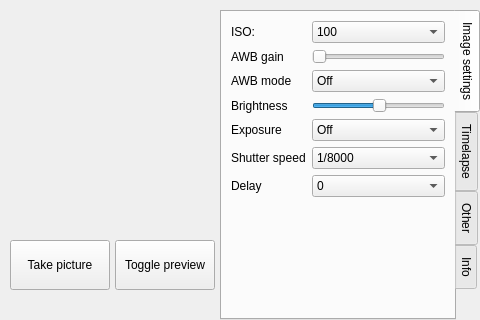
<?xml version="1.0" encoding="UTF-8"?>
<ui version="4.0">
 <class>Form</class>
 <widget class="QWidget" name="Form">
  <property name="geometry">
   <rect>
    <x>0</x>
    <y>0</y>
    <width>480</width>
    <height>320</height>
   </rect>
  </property>
  <property name="windowTitle">
   <string>MainWindow</string>
  </property>
  <widget class="QPushButton" name="btnShutter">
   <property name="geometry">
    <rect>
     <x>10</x>
     <y>240</y>
     <width>100</width>
     <height>50</height>
    </rect>
   </property>
   <property name="text">
    <string>Take picture</string>
   </property>
  </widget>
  <widget class="QPushButton" name="btnTogglePreview">
   <property name="geometry">
    <rect>
     <x>115</x>
     <y>240</y>
     <width>100</width>
     <height>50</height>
    </rect>
   </property>
   <property name="text">
    <string>Toggle preview</string>
   </property>
  </widget>
  <widget class="QTabWidget" name="tabWidget">
   <property name="geometry">
    <rect>
     <x>220</x>
     <y>10</y>
     <width>260</width>
     <height>310</height>
    </rect>
   </property>
   <property name="tabPosition">
    <enum>QTabWidget::East</enum>
   </property>
   <property name="currentIndex">
    <number>0</number>
   </property>
   <property name="iconSize">
    <size>
     <width>16</width>
     <height>16</height>
    </size>
   </property>
   <property name="usesScrollButtons">
    <bool>true</bool>
   </property>
   <widget class="QWidget" name="tabSettings">
    <attribute name="title">
     <string>Image settings</string>
    </attribute>
    <layout class="QGridLayout" name="gridLayout">
     <item row="0" column="0">
      <layout class="QFormLayout" name="formLayout">
       <item row="0" column="0">
        <widget class="QLabel" name="label">
         <property name="text">
          <string>ISO:</string>
         </property>
        </widget>
       </item>
       <item row="0" column="1">
        <widget class="QComboBox" name="comboboxIso">
         <item>
          <property name="text">
           <string>100</string>
          </property>
         </item>
         <item>
          <property name="text">
           <string>200</string>
          </property>
         </item>
         <item>
          <property name="text">
           <string>320</string>
          </property>
         </item>
         <item>
          <property name="text">
           <string>400</string>
          </property>
         </item>
         <item>
          <property name="text">
           <string>500</string>
          </property>
         </item>
         <item>
          <property name="text">
           <string>640</string>
          </property>
         </item>
         <item>
          <property name="text">
           <string>800</string>
          </property>
         </item>
        </widget>
       </item>
       <item row="2" column="0">
        <widget class="QLabel" name="label_6">
         <property name="text">
          <string>AWB mode</string>
         </property>
        </widget>
       </item>
       <item row="3" column="0">
        <widget class="QLabel" name="label_3">
         <property name="text">
          <string>Brightness</string>
         </property>
        </widget>
       </item>
       <item row="4" column="0">
        <widget class="QLabel" name="label_8">
         <property name="text">
          <string>Exposure</string>
         </property>
        </widget>
       </item>
       <item row="5" column="0">
        <widget class="QLabel" name="label_2">
         <property name="text">
          <string>Shutter speed</string>
         </property>
        </widget>
       </item>
       <item row="5" column="1">
        <widget class="QComboBox" name="comboboxShutterSpeed">
         <item>
          <property name="text">
           <string>1/8000</string>
          </property>
         </item>
         <item>
          <property name="text">
           <string>1/4000</string>
          </property>
         </item>
         <item>
          <property name="text">
           <string>1/2000</string>
          </property>
         </item>
         <item>
          <property name="text">
           <string>1/1000</string>
          </property>
         </item>
         <item>
          <property name="text">
           <string>1/500</string>
          </property>
         </item>
         <item>
          <property name="text">
           <string>1/250</string>
          </property>
         </item>
         <item>
          <property name="text">
           <string>1/125</string>
          </property>
         </item>
         <item>
          <property name="text">
           <string>1/60</string>
          </property>
         </item>
         <item>
          <property name="text">
           <string>1/30</string>
          </property>
         </item>
         <item>
          <property name="text">
           <string>1/15</string>
          </property>
         </item>
         <item>
          <property name="text">
           <string>1/8</string>
          </property>
         </item>
         <item>
          <property name="text">
           <string>1/4</string>
          </property>
         </item>
         <item>
          <property name="text">
           <string>0.5</string>
          </property>
         </item>
         <item>
          <property name="text">
           <string>1</string>
          </property>
         </item>
         <item>
          <property name="text">
           <string>2</string>
          </property>
         </item>
         <item>
          <property name="text">
           <string>4</string>
          </property>
         </item>
         <item>
          <property name="text">
           <string>8</string>
          </property>
         </item>
         <item>
          <property name="text">
           <string>15</string>
          </property>
         </item>
         <item>
          <property name="text">
           <string>30</string>
          </property>
         </item>
        </widget>
       </item>
       <item row="6" column="0">
        <widget class="QLabel" name="label_12">
         <property name="text">
          <string>Delay</string>
         </property>
        </widget>
       </item>
       <item row="6" column="1">
        <widget class="QComboBox" name="comboboxDelay">
         <item>
          <property name="text">
           <string>0</string>
          </property>
         </item>
         <item>
          <property name="text">
           <string>2</string>
          </property>
         </item>
         <item>
          <property name="text">
           <string>10</string>
          </property>
         </item>
        </widget>
       </item>
       <item row="2" column="1">
        <widget class="QComboBox" name="comboboxAwbMode">
         <item>
          <property name="text">
           <string>Off</string>
          </property>
         </item>
         <item>
          <property name="text">
           <string>Auto</string>
          </property>
         </item>
         <item>
          <property name="text">
           <string>Sunlight</string>
          </property>
         </item>
         <item>
          <property name="text">
           <string>Cloudy</string>
          </property>
         </item>
         <item>
          <property name="text">
           <string>Shade</string>
          </property>
         </item>
         <item>
          <property name="text">
           <string>Tungsten</string>
          </property>
         </item>
         <item>
          <property name="text">
           <string>Fluorescent</string>
          </property>
         </item>
         <item>
          <property name="text">
           <string>Incandescent</string>
          </property>
         </item>
         <item>
          <property name="text">
           <string>Flash</string>
          </property>
         </item>
         <item>
          <property name="text">
           <string>Horizon</string>
          </property>
         </item>
        </widget>
       </item>
       <item row="1" column="0">
        <widget class="QLabel" name="label_14">
         <property name="text">
          <string>AWB gain</string>
         </property>
        </widget>
       </item>
       <item row="1" column="1">
        <widget class="QSlider" name="sliderAwbGain">
         <property name="maximum">
          <number>80</number>
         </property>
         <property name="orientation">
          <enum>Qt::Horizontal</enum>
         </property>
         <property name="tickPosition">
          <enum>QSlider::NoTicks</enum>
         </property>
         <property name="tickInterval">
          <number>0</number>
         </property>
        </widget>
       </item>
       <item row="3" column="1">
        <widget class="QSlider" name="sliderBrightness">
         <property name="value">
          <number>50</number>
         </property>
         <property name="orientation">
          <enum>Qt::Horizontal</enum>
         </property>
        </widget>
       </item>
       <item row="4" column="1">
        <widget class="QComboBox" name="comboboxExposure">
         <item>
          <property name="text">
           <string>Off</string>
          </property>
         </item>
         <item>
          <property name="text">
           <string>Auto</string>
          </property>
         </item>
         <item>
          <property name="text">
           <string>Night</string>
          </property>
         </item>
         <item>
          <property name="text">
           <string>Nightpreview</string>
          </property>
         </item>
         <item>
          <property name="text">
           <string>Backlight</string>
          </property>
         </item>
         <item>
          <property name="text">
           <string>Spotlight</string>
          </property>
         </item>
         <item>
          <property name="text">
           <string>Sports</string>
          </property>
         </item>
         <item>
          <property name="text">
           <string>Snow</string>
          </property>
         </item>
         <item>
          <property name="text">
           <string>Beach</string>
          </property>
         </item>
         <item>
          <property name="text">
           <string>Veryling</string>
          </property>
         </item>
         <item>
          <property name="text">
           <string>Fixedfps</string>
          </property>
         </item>
         <item>
          <property name="text">
           <string>Antishake</string>
          </property>
         </item>
         <item>
          <property name="text">
           <string>Fireworks</string>
          </property>
         </item>
        </widget>
       </item>
      </layout>
     </item>
    </layout>
   </widget>
   <widget class="QWidget" name="tabTimelapse">
    <attribute name="title">
     <string>Timelapse</string>
    </attribute>
    <layout class="QGridLayout" name="gridLayout_2">
     <item row="0" column="0">
      <layout class="QFormLayout" name="formLayout_2">
       <item row="0" column="0">
        <widget class="QLabel" name="label_4">
         <property name="text">
          <string>Delay between</string>
         </property>
        </widget>
       </item>
       <item row="0" column="1">
        <widget class="QSpinBox" name="spinboxTimelapseDelay"/>
       </item>
       <item row="1" column="0">
        <widget class="QLabel" name="label_5">
         <property name="text">
          <string># of pictures</string>
         </property>
        </widget>
       </item>
       <item row="1" column="1">
        <widget class="QSpinBox" name="spinboxTimelapseCount">
         <property name="minimum">
          <number>1</number>
         </property>
        </widget>
       </item>
      </layout>
     </item>
    </layout>
   </widget>
   <widget class="QWidget" name="tabOtherSettings">
    <attribute name="title">
     <string>Other</string>
    </attribute>
    <layout class="QGridLayout" name="gridLayout_3">
     <item row="0" column="0">
      <widget class="QScrollArea" name="scrollAreaOtherSettings">
       <property name="widgetResizable">
        <bool>true</bool>
       </property>
       <widget class="QWidget" name="scrollAreaWidgetContents_2">
        <property name="geometry">
         <rect>
          <x>0</x>
          <y>0</y>
          <width>210</width>
          <height>286</height>
         </rect>
        </property>
        <layout class="QGridLayout" name="gridLayout_4">
         <item row="0" column="0">
          <layout class="QVBoxLayout" name="verticalLayout">
           <item>
            <widget class="QCheckBox" name="checkboxLed">
             <property name="text">
              <string>Led </string>
             </property>
            </widget>
           </item>
           <item>
            <widget class="QCheckBox" name="checkboxDenoise">
             <property name="text">
              <string>Denoise</string>
             </property>
            </widget>
           </item>
           <item>
            <widget class="QPushButton" name="buttonMaxFps">
             <property name="text">
              <string>Force Max FPS</string>
             </property>
            </widget>
           </item>
           <item>
            <layout class="QFormLayout" name="formLayout_3">
             <item row="0" column="0">
              <widget class="QLabel" name="label_13">
               <property name="text">
                <string>Image format:</string>
               </property>
              </widget>
             </item>
             <item row="0" column="1">
              <widget class="QComboBox" name="comboboxImageFormat">
               <item>
                <property name="text">
                 <string>JPEG</string>
                </property>
               </item>
               <item>
                <property name="text">
                 <string>PNG</string>
                </property>
               </item>
               <item>
                <property name="text">
                 <string>GIF</string>
                </property>
               </item>
               <item>
                <property name="text">
                 <string>BMP</string>
                </property>
               </item>
               <item>
                <property name="text">
                 <string>YUV</string>
                </property>
               </item>
               <item>
                <property name="text">
                 <string>RGB</string>
                </property>
               </item>
               <item>
                <property name="text">
                 <string>RGBA</string>
                </property>
               </item>
               <item>
                <property name="text">
                 <string>BGR</string>
                </property>
               </item>
               <item>
                <property name="text">
                 <string>BGRA</string>
                </property>
               </item>
              </widget>
             </item>
             <item row="1" column="0">
              <widget class="QLabel" name="label_11">
               <property name="text">
                <string>Sharpness</string>
               </property>
              </widget>
             </item>
             <item row="2" column="0">
              <widget class="QLabel" name="label_10">
               <property name="text">
                <string>Saturation</string>
               </property>
              </widget>
             </item>
             <item row="3" column="0">
              <widget class="QLabel" name="label_9">
               <property name="text">
                <string>Meter mode</string>
               </property>
              </widget>
             </item>
             <item row="4" column="0">
              <widget class="QLabel" name="label_7">
               <property name="text">
                <string>Contrast</string>
               </property>
              </widget>
             </item>
             <item row="4" column="1">
              <widget class="QSlider" name="sliderContrast">
               <property name="minimum">
                <number>-100</number>
               </property>
               <property name="maximum">
                <number>100</number>
               </property>
               <property name="orientation">
                <enum>Qt::Horizontal</enum>
               </property>
              </widget>
             </item>
             <item row="5" column="0">
              <widget class="QLabel" name="label_15">
               <property name="text">
                <string>DRC strength</string>
               </property>
              </widget>
             </item>
             <item row="5" column="1">
              <widget class="QComboBox" name="comboboxDrc">
               <item>
                <property name="text">
                 <string>Off</string>
                </property>
               </item>
               <item>
                <property name="text">
                 <string>Low</string>
                </property>
               </item>
               <item>
                <property name="text">
                 <string>Medium</string>
                </property>
               </item>
               <item>
                <property name="text">
                 <string>High</string>
                </property>
               </item>
              </widget>
             </item>
             <item row="3" column="1">
              <widget class="QComboBox" name="comboboxMetermode">
               <item>
                <property name="text">
                 <string>Average</string>
                </property>
               </item>
               <item>
                <property name="text">
                 <string>Spot</string>
                </property>
               </item>
               <item>
                <property name="text">
                 <string>Backlit</string>
                </property>
               </item>
               <item>
                <property name="text">
                 <string>Matrix</string>
                </property>
               </item>
              </widget>
             </item>
             <item row="2" column="1">
              <widget class="QSlider" name="sliderSaturation">
               <property name="minimum">
                <number>-100</number>
               </property>
               <property name="maximum">
                <number>100</number>
               </property>
               <property name="orientation">
                <enum>Qt::Horizontal</enum>
               </property>
              </widget>
             </item>
             <item row="1" column="1">
              <widget class="QSlider" name="sliderSharpness">
               <property name="minimum">
                <number>-100</number>
               </property>
               <property name="maximum">
                <number>100</number>
               </property>
               <property name="orientation">
                <enum>Qt::Horizontal</enum>
               </property>
              </widget>
             </item>
            </layout>
           </item>
          </layout>
         </item>
        </layout>
       </widget>
      </widget>
     </item>
    </layout>
   </widget>
   <widget class="QWidget" name="tabInfo">
    <attribute name="title">
     <string>Info</string>
    </attribute>
    <layout class="QGridLayout" name="gridLayout_5">
     <item row="0" column="0">
      <layout class="QVBoxLayout" name="verticalLayout_2">
       <item>
        <widget class="QLabel" name="labelIp">
         <property name="text">
          <string>System IP:</string>
         </property>
        </widget>
       </item>
       <item>
        <widget class="QLabel" name="labelCommit">
         <property name="text">
          <string>Project version (commit):</string>
         </property>
        </widget>
       </item>
       <item>
        <widget class="QLabel" name="labelRealCamera">
         <property name="text">
          <string>Using real camera:</string>
         </property>
        </widget>
       </item>
       <item>
        <spacer name="verticalSpacer">
         <property name="orientation">
          <enum>Qt::Vertical</enum>
         </property>
         <property name="sizeHint" stdset="0">
          <size>
           <width>20</width>
           <height>40</height>
          </size>
         </property>
        </spacer>
       </item>
      </layout>
     </item>
    </layout>
   </widget>
  </widget>
  <widget class="ImgViewer" name="widgetImgViewer" native="true">
   <property name="geometry">
    <rect>
     <x>10</x>
     <y>10</y>
     <width>200</width>
     <height>221</height>
    </rect>
   </property>
  </widget>
 </widget>
 <customwidgets>
  <customwidget>
   <class>ImgViewer</class>
   <extends>QWidget</extends>
   <header>img_viewer.h</header>
   <container>1</container>
  </customwidget>
 </customwidgets>
 <resources/>
 <connections/>
</ui>
